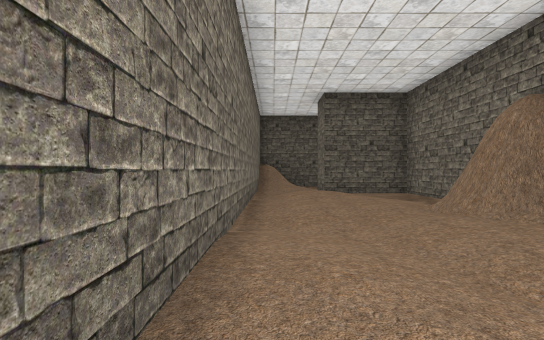
[1] (above)

24 first-person views from a walk through a scene from a Unity 3-D project. The camera is 1.2 m above the floor, looks level and sees 85° across. The floor is counted in squares, 2 m on a side. Each view is taken from the middle of a square. On the plan, view 1 faces up. The plan holds only what a view shows up to about 9 squares ahead; the rest is blank. The player character is not drawn. Some animated figures are not drawn.

[2]
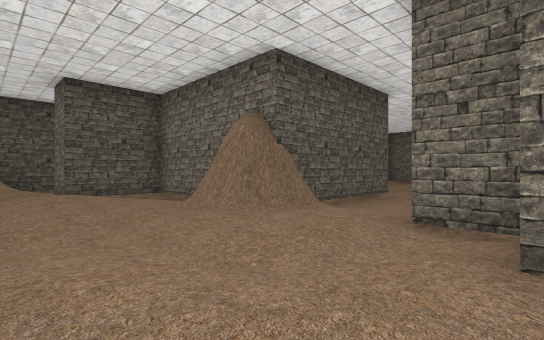

[3]
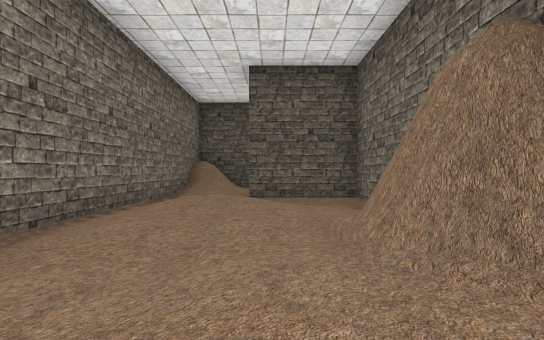

[4]
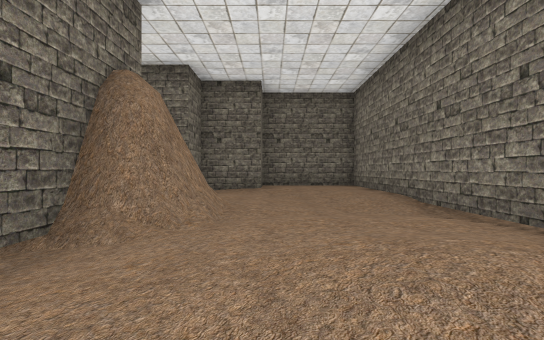

[5]
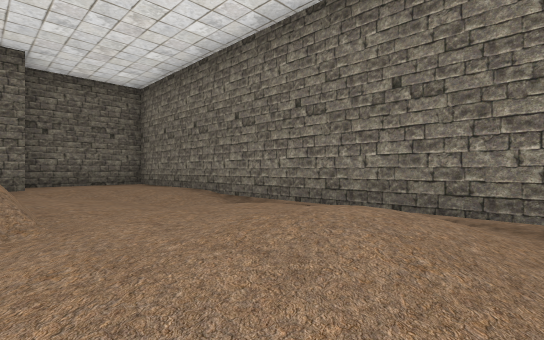

[6]
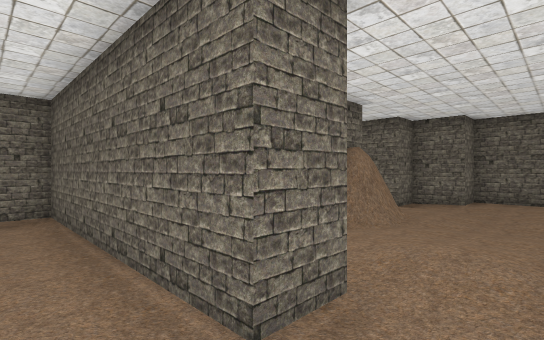

[7]
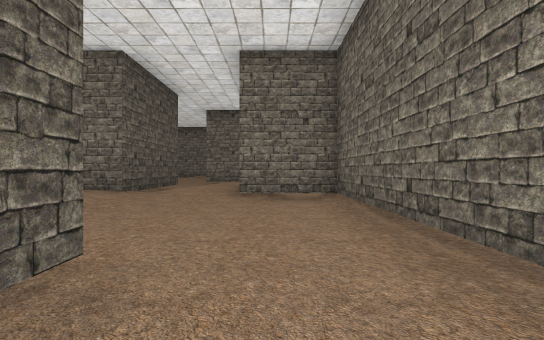

[8]
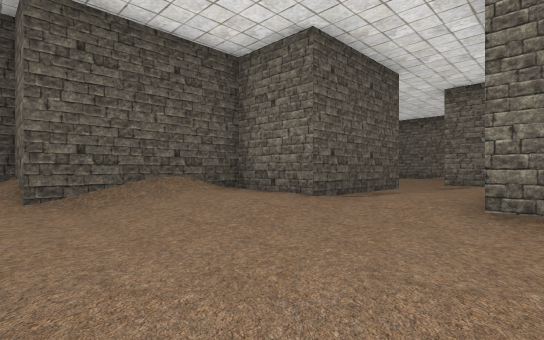

[9]
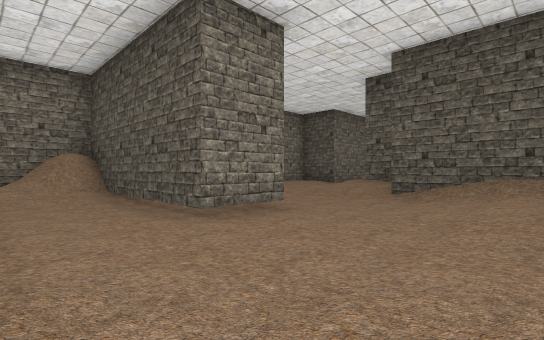

[10]
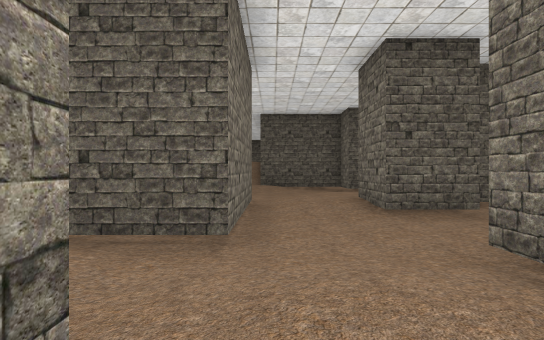

[11]
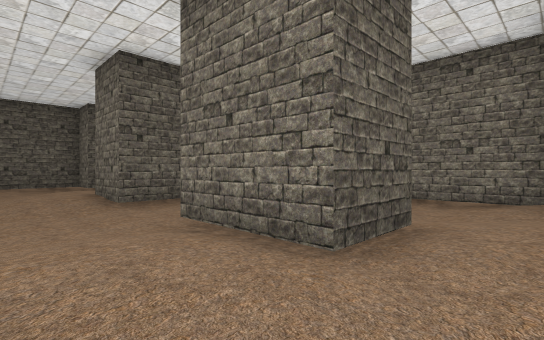

[12]
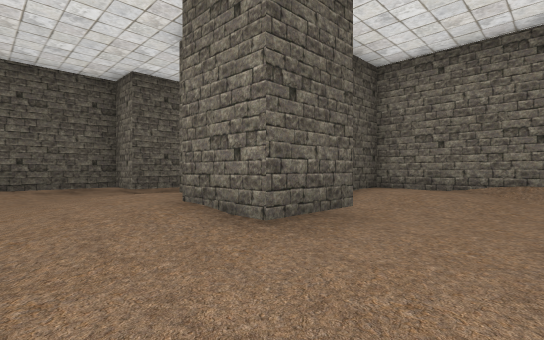

[13]
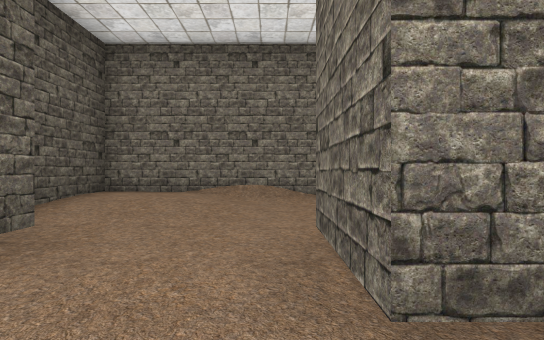

[14]
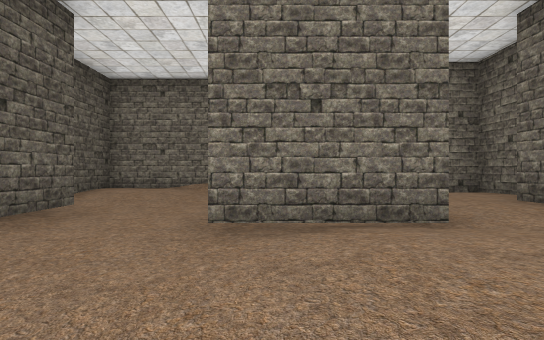

[15]
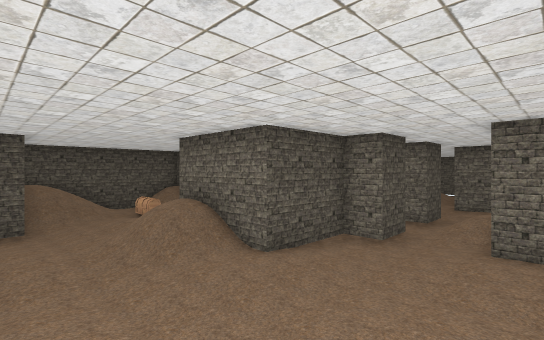

[16]
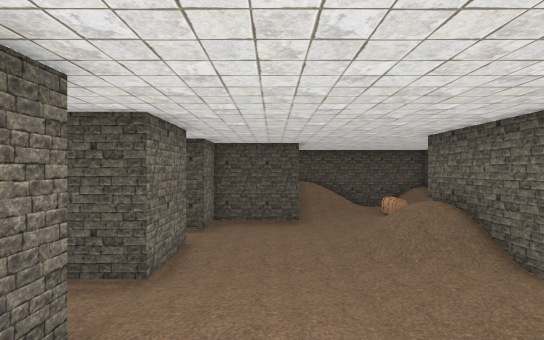

[17]
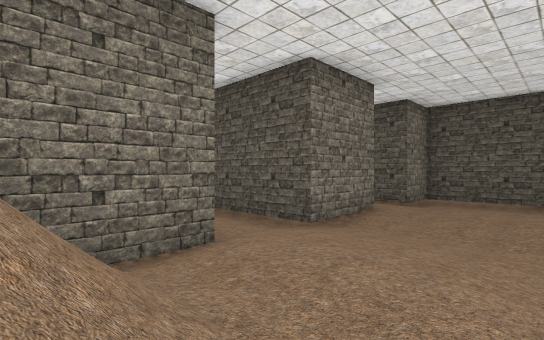

[18]
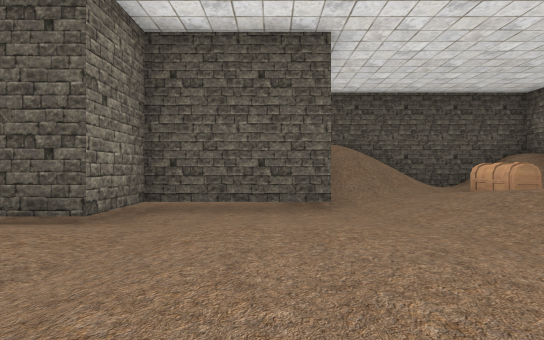

[19]
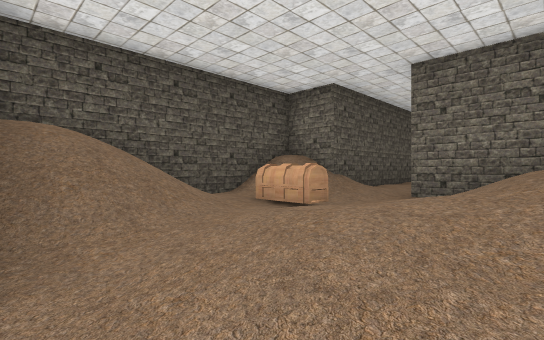

[20]
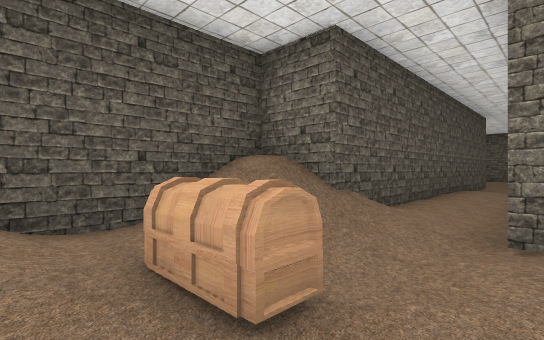

[21]
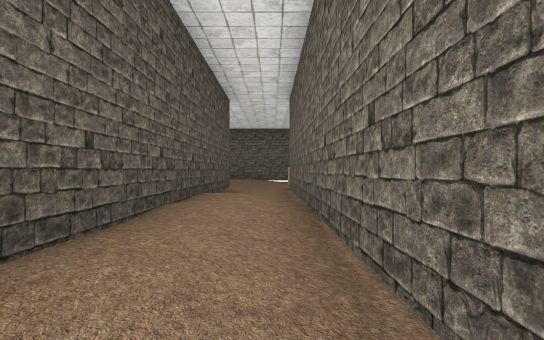

[22]
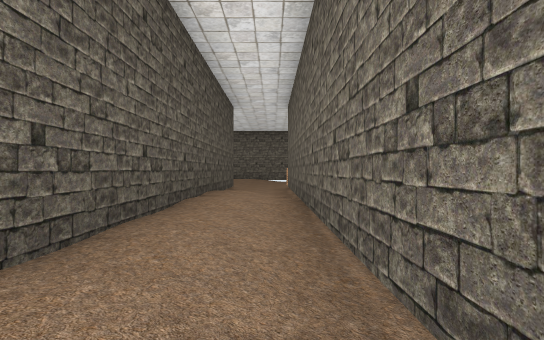

[23]
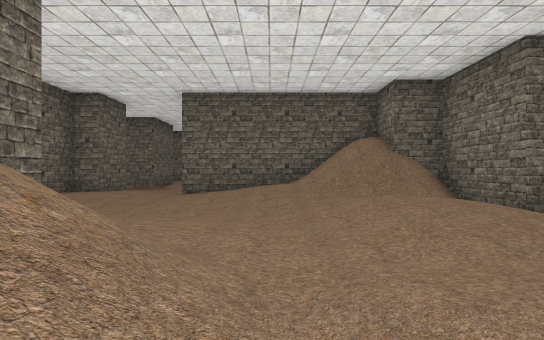

[24]
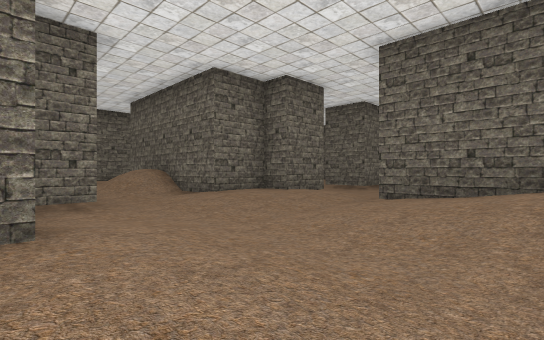

### Floor plan
Key: @ floor where view 1 was taken; # wall or solid block; . main floor; : floor 0.25 m higher than the main floor; - floor 0.25 m lower than the main floor; + floor 0.5 m higher than the main floor; * floor 0.75 m higher than the main floor; % floor 1.25 m higher than the main floor; / step, stairs or slope; C chest.
Columns run from 1 left of view 1 to 26 right of it. Each row starts with its distance up from view 1.
 33           ########
 32            ///://###########
 31            ///C.//:::::::  .
 30            /::C......:::...-
 29       #####.++:::###########
 28       #--..:+*+//#
 27       ...:.:///% #
 26        :.::///#
 25       #:.::///#
 24       #.....//#
 23     ###.....::####
 22      :.:::...::.-##
 21       #:++:....---...
 20       #.++::..-....//
 19       ##///+::..:####
 18       ###//*+:.::#####
 17      ++#######.:##..:#
 16     ://####  #..##.::#
 15     .--..:#  #-----.:#
 14      ---.:####-----..#
 13      #--...::...## -.#
 12 ######----.::.::## --#
 11 #//.------#  #::.....#
 10 #+/------.#   :.:::: #
  9 #..########      #::#
  8 #....#             ##
  7 #:+:.#
  6 #:::.#
  5 #:::##
  4 #..:######-
  3 #..:::.----
  2 #:..::.-
  1 #::..#
  0 #@::##
 -1 #####

Where each view was taken, in squares from view 1:
view 1: 0 up, 0 right, facing up
view 2: 0 up, 0 right, facing up-right
view 3: 2 up, 2 right, facing up
view 4: 8 up, 2 right, facing down
view 5: 8 up, 3 right, facing down-left
view 6: 11 up, 0 right, facing down-right
view 7: 11 up, 3 right, facing right
view 8: 11 up, 5 right, facing up-right
view 9: 10 up, 8 right, facing up-left
view 10: 11 up, 13 right, facing up
view 11: 10 up, 13 right, facing up-right
view 12: 14 up, 13 right, facing up-right
view 13: 14 up, 14 right, facing right
view 14: 13 up, 12 right, facing right
view 15: 18 up, 8 right, facing up-right
view 16: 18 up, 8 right, facing up
view 17: 19 up, 9 right, facing up-left
view 18: 24 up, 8 right, facing up
view 19: 27 up, 9 right, facing up-right
view 20: 29 up, 12 right, facing up-right
view 21: 30 up, 17 right, facing right
view 22: 30 up, 16 right, facing right
view 23: 26 up, 10 right, facing down
view 24: 23 up, 10 right, facing down-right
